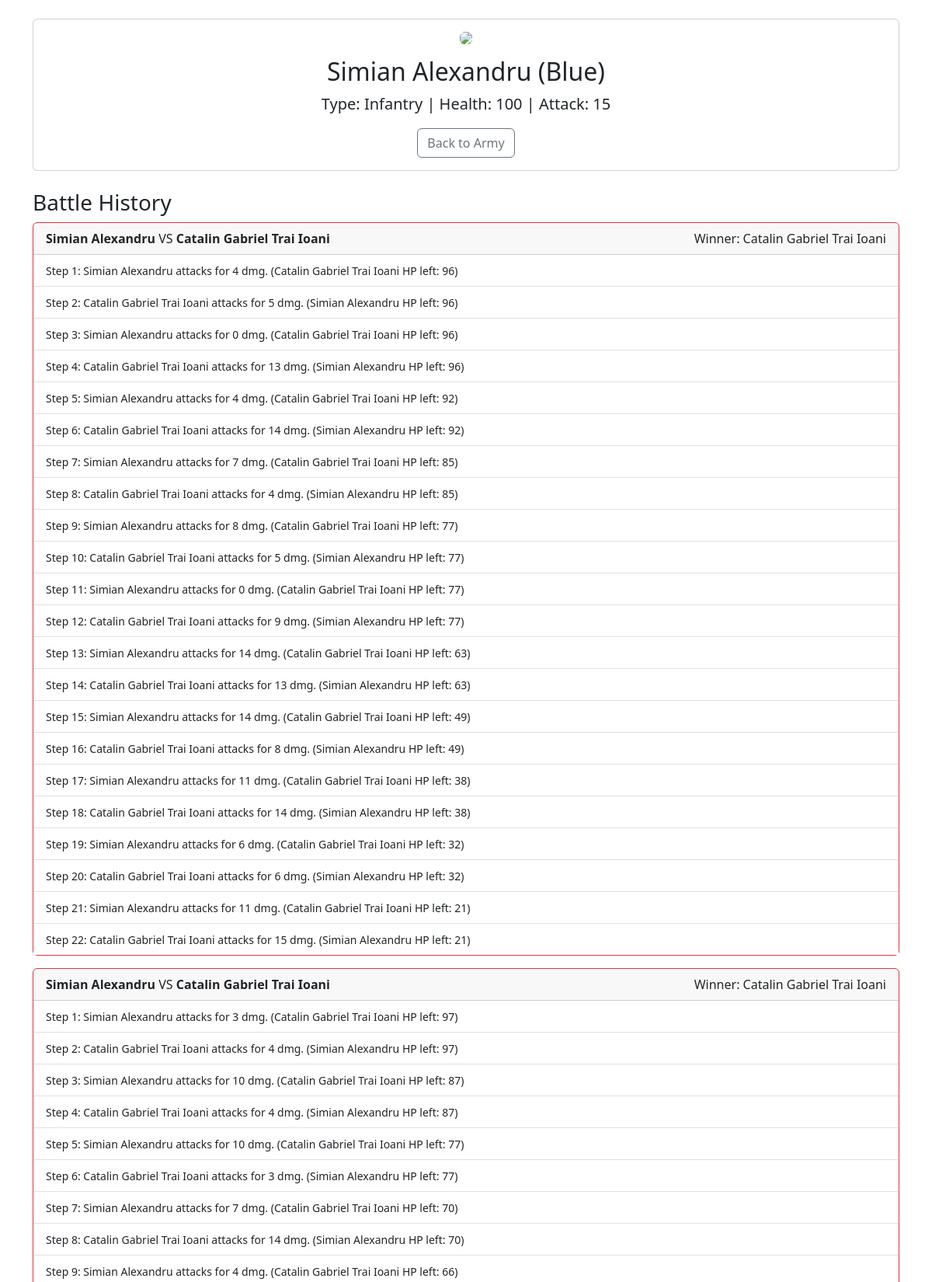
Page /unit/1/ (upper part) on the committed database.
### war/models.py (models this page shows, shortened)
class FighterUnit(models.Model):
    TYPE_CHOICES = [
        ('Infantry', 'Infantry'),
        ('Cannon', 'Cannon'),
        ('Cavalry', 'Cavalry'),
        ('Knight', 'Knight'),
    ]
    TEAM_CHOICES = [
        ('Blue', 'Blue'),
        ('Red', 'Red'),
    ]
    name = models.CharField(max_length=255)
    unit_type = models.CharField(max_length=20, choices=TYPE_CHOICES)
    team = models.CharField(max_length=10, choices=TEAM_CHOICES)
    health = models.IntegerField(default=100, validators=[MinValueValidator(0), MaxValueValidator(100)])
    attack_points = models.IntegerField(validators=[MinValueValidator(0), MaxValueValidator(50)])
    profile_image_link = models.URLField(max_length=500)

class Battle(models.Model):
    fighter1 = models.ForeignKey(FighterUnit, on_delete=models.CASCADE, related_name='battles_as_f1')
    fighter2 = models.ForeignKey(FighterUnit, on_delete=models.CASCADE, related_name='battles_as_f2')
    winner = models.ForeignKey(FighterUnit, on_delete=models.SET_NULL, null=True, blank=True,
                               related_name='battles_won')
    created_at = models.DateTimeField(auto_now_add=True)

class BattleStep(models.Model):
    battle = models.ForeignKey(Battle, on_delete=models.CASCADE, related_name='steps')
    step_order = models.IntegerField()  # Pentru a ști ordinea atacurilor
    attacker = models.ForeignKey(FighterUnit, on_delete=models.CASCADE, related_name='attacks_made')
    defender = models.ForeignKey(FighterUnit, on_delete=models.CASCADE, related_name='defenses_made')
    damage_dealt = models.IntegerField()
    attacker_health = models.IntegerField()
    defender_health = models.IntegerField()

### war/views.py (the view)
# urls.py: path('unit/<int:unit_id>/', views.unit_detail_view, name='unit_detail'),
def unit_detail_view(request, unit_id):
    unit = get_object_or_404(FighterUnit, id=unit_id)
    battles = Battle.objects.filter(Q(fighter1=unit) | Q(fighter2=unit)).order_by('-created_at')
    return render(request, 'war/unit_detail.html', {'unit': unit, 'battles': battles})

### war/templates/war/unit_detail.html
{% extends 'war/base.html' %}
{% block content %}
<div class="card mb-4">
    <div class="card-body text-center">
        <img src="{{ unit.profile_image_link }}" width="150" class="rounded mb-3">
        <h2>{{ unit.name }} ({{ unit.team }})</h2>
        <p class="lead">Type: {{ unit.unit_type }} | Health: {{ unit.health }} | Attack: {{ unit.attack_points }}</p>
        <a href="{% url 'list_units' %}" class="btn btn-outline-secondary">Back to Army</a>
    </div>
</div>
<h3>Battle History</h3>
{% for battle in battles %}
    <div class="card mb-3 border-{% if battle.winner == unit %}success{% else %}danger{% endif %}">
        <div class="card-header">
            <strong>{{ battle.fighter1.name }}</strong> VS <strong>{{ battle.fighter2.name }}</strong>
            <span class="float-end">Winner: {{ battle.winner.name|default:"Draw" }}</span>
        </div>
        <div class="card-body p-0">
            <ul class="list-group list-group-flush">
            {% for step in battle.steps.all %}
                <li class="list-group-item">
                    <small>Step {{ step.step_order }}: {{ step.attacker.name }} attacks for {{ step.damage_dealt }} dmg.
                    ({{ step.defender.name }} HP left: {{ step.defender_health }})</small>
                </li>
            {% endfor %}
            </ul>
        </div>
    </div>
{% empty %}
    <p>This unit has not fought in any battles yet.</p>
{% endfor %}
{% endblock %}

### war/templates/war/base.html (shortened to what this page needs)
<!DOCTYPE html>
<html lang="en">
<head>
    <link href="https://cdn.jsdelivr.net/npm/bootstrap@5.3.0/dist/css/bootstrap.min.css" rel="stylesheet">
</head>
<body>
    <div class="container mt-4">
        {% block content %}{% endblock %}
    </div>
</body>
</html>

### rows in the picture
FighterUnit: name "Simian Alexandru", team "Blue", unit_type "Infantry", health "100", attack_points "15"
Battle: fighter1.name "Simian Alexandru", fighter2.name "Catalin Gabriel Trai Ioani", winner.name "Catalin Gabriel Trai Ioani"
BattleStep: step_order "1", attacker.name "Simian Alexandru", damage_dealt "4", defender.name "Catalin Gabriel Trai Ioani", defender_health "96"
BattleStep: step_order "2", attacker.name "Catalin Gabriel Trai Ioani", damage_dealt "5", defender.name "Simian Alexandru", defender_health "96"
BattleStep: step_order "3", attacker.name "Simian Alexandru", damage_dealt "0", defender.name "Catalin Gabriel Trai Ioani", defender_health "96"
BattleStep: step_order "4", attacker.name "Catalin Gabriel Trai Ioani", damage_dealt "13", defender.name "Simian Alexandru", defender_health "96"
BattleStep: step_order "5", attacker.name "Simian Alexandru", damage_dealt "4", defender.name "Catalin Gabriel Trai Ioani", defender_health "92"
BattleStep: step_order "6", attacker.name "Catalin Gabriel Trai Ioani", damage_dealt "14", defender.name "Simian Alexandru", defender_health "92"
BattleStep: step_order "7", attacker.name "Simian Alexandru", damage_dealt "7", defender.name "Catalin Gabriel Trai Ioani", defender_health "85"
BattleStep: step_order "8", attacker.name "Catalin Gabriel Trai Ioani", damage_dealt "4", defender.name "Simian Alexandru", defender_health "85"
BattleStep: step_order "9", attacker.name "Simian Alexandru", damage_dealt "8", defender.name "Catalin Gabriel Trai Ioani", defender_health "77"
BattleStep: step_order "10", attacker.name "Catalin Gabriel Trai Ioani", damage_dealt "5", defender.name "Simian Alexandru", defender_health "77"
BattleStep: step_order "11", attacker.name "Simian Alexandru", damage_dealt "0", defender.name "Catalin Gabriel Trai Ioani", defender_health "77"
BattleStep: step_order "12", attacker.name "Catalin Gabriel Trai Ioani", damage_dealt "9", defender.name "Simian Alexandru", defender_health "77"
BattleStep: step_order "13", attacker.name "Simian Alexandru", damage_dealt "14", defender.name "Catalin Gabriel Trai Ioani", defender_health "63"
BattleStep: step_order "14", attacker.name "Catalin Gabriel Trai Ioani", damage_dealt "13", defender.name "Simian Alexandru", defender_health "63"
BattleStep: step_order "15", attacker.name "Simian Alexandru", damage_dealt "14", defender.name "Catalin Gabriel Trai Ioani", defender_health "49"
BattleStep: step_order "16", attacker.name "Catalin Gabriel Trai Ioani", damage_dealt "8", defender.name "Simian Alexandru", defender_health "49"
BattleStep: step_order "17", attacker.name "Simian Alexandru", damage_dealt "11", defender.name "Catalin Gabriel Trai Ioani", defender_health "38"
BattleStep: step_order "18", attacker.name "Catalin Gabriel Trai Ioani", damage_dealt "14", defender.name "Simian Alexandru", defender_health "38"
BattleStep: step_order "19", attacker.name "Simian Alexandru", damage_dealt "6", defender.name "Catalin Gabriel Trai Ioani", defender_health "32"
BattleStep: step_order "20", attacker.name "Catalin Gabriel Trai Ioani", damage_dealt "6", defender.name "Simian Alexandru", defender_health "32"
BattleStep: step_order "21", attacker.name "Simian Alexandru", damage_dealt "11", defender.name "Catalin Gabriel Trai Ioani", defender_health "21"
BattleStep: step_order "22", attacker.name "Catalin Gabriel Trai Ioani", damage_dealt "15", defender.name "Simian Alexandru", defender_health "21"
Battle: fighter1.name "Simian Alexandru", fighter2.name "Catalin Gabriel Trai Ioani", winner.name "Catalin Gabriel Trai Ioani"
BattleStep: step_order "1", attacker.name "Simian Alexandru", damage_dealt "3", defender.name "Catalin Gabriel Trai Ioani", defender_health "97"
BattleStep: step_order "2", attacker.name "Catalin Gabriel Trai Ioani", damage_dealt "4", defender.name "Simian Alexandru", defender_health "97"
BattleStep: step_order "3", attacker.name "Simian Alexandru", damage_dealt "10", defender.name "Catalin Gabriel Trai Ioani", defender_health "87"
BattleStep: step_order "4", attacker.name "Catalin Gabriel Trai Ioani", damage_dealt "4", defender.name "Simian Alexandru", defender_health "87"
BattleStep: step_order "5", attacker.name "Simian Alexandru", damage_dealt "10", defender.name "Catalin Gabriel Trai Ioani", defender_health "77"
BattleStep: step_order "6", attacker.name "Catalin Gabriel Trai Ioani", damage_dealt "3", defender.name "Simian Alexandru", defender_health "77"
BattleStep: step_order "7", attacker.name "Simian Alexandru", damage_dealt "7", defender.name "Catalin Gabriel Trai Ioani", defender_health "70"
BattleStep: step_order "8", attacker.name "Catalin Gabriel Trai Ioani", damage_dealt "14", defender.name "Simian Alexandru", defender_health "70"
BattleStep: step_order "9", attacker.name "Simian Alexandru", damage_dealt "4", defender.name "Catalin Gabriel Trai Ioani", defender_health "66"
